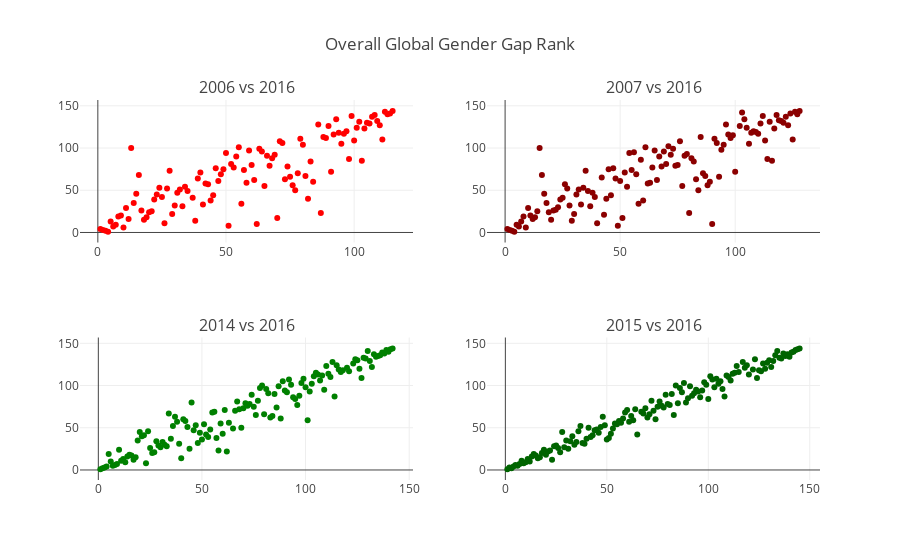

This figure's notebook cell:
### Markdown cell above
# Section 1: General Information

## Comparison of data related to different years

In the plots below, we will compare the ranking of countries in 2016(the last year in the dataset) with the ranking in 2006 to explore the differences between two datasets. We believe that this would provide a general overview of the ranking of countries.

### Code cell
colors=['red','darkred','green','darkgreen']
years=['2006','2007','2014','2015']

f=tools.make_subplots(rows=2,cols=2,
                      subplot_titles=('2006 vs 2016','2007 vs 2016','2014 vs 2016','2015 vs 2016'))

for i in range(0,4):
    if i<2:
        scatter=go.Scatter(dict(x=ranking[years[i]], 
                   y=ranking['2016'], 
                   marker=dict(color=colors[i]),
                   text=ranking['Country Name'],
                   name=years[i]+' vs 2016', 
                   mode='markers'))
        f.append_trace(scatter,1,i+1)
    if 2<=i<4:
        scatter=go.Scatter(dict(x=ranking[years[i]], 
                   y=ranking['2016'], 
                   marker=dict(color=colors[i]),
                   text=ranking['Country Name'],
                   name=years[i]+' vs 2016', 
                   mode='markers'))
        f.append_trace(scatter,2,i-1)


f['layout'].update(dict(title='Overall Global Gender Gap Rank'),showlegend=False)
iplot(f)

### Figure 1 — Plotly figure (JSON) as saved in the notebook; plotly's stock layout.template omitted (floating-point values rounded to 4 significant figures; data arrays with more than 128 entries replaced by an {"elided": "..."} marker saying what was removed)
{"data": [{"marker": {"color": "red"}, "mode": "markers", "name": "2006 vs 2016", "text": {"elided": "148 str values"}, "type": "scatter", "x": {"elided": "148 int values"}, "xaxis": "x1", "y": {"elided": "148 int values"}, "yaxis": "y1"}, {"marker": {"color": "darkred"}, "mode": "markers", "name": "2007 vs 2016", "text": {"elided": "148 str values"}, "type": "scatter", "x": {"elided": "148 int values"}, "xaxis": "x2", "y": {"elided": "148 int values"}, "yaxis": "y2"}, {"marker": {"color": "green"}, "mode": "markers", "name": "2014 vs 2016", "text": {"elided": "148 str values"}, "type": "scatter", "x": {"elided": "148 int values"}, "xaxis": "x3", "y": {"elided": "148 int values"}, "yaxis": "y3"}, {"marker": {"color": "darkgreen"}, "mode": "markers", "name": "2015 vs 2016", "text": {"elided": "148 str values"}, "type": "scatter", "x": {"elided": "148 int values"}, "xaxis": "x4", "y": {"elided": "148 int values"}, "yaxis": "y4"}], "layout": {"annotations": [{"font": {"size": 16}, "showarrow": false, "text": "2006 vs 2016", "x": 0.225, "xanchor": "center", "xref": "paper", "y": 1, "yanchor": "bottom", "yref": "paper"}, {"font": {"size": 16}, "showarrow": false, "text": "2007 vs 2016", "x": 0.775, "xanchor": "center", "xref": "paper", "y": 1, "yanchor": "bottom", "yref": "paper"}, {"font": {"size": 16}, "showarrow": false, "text": "2014 vs 2016", "x": 0.225, "xanchor": "center", "xref": "paper", "y": 0.375, "yanchor": "bottom", "yref": "paper"}, {"font": {"size": 16}, "showarrow": false, "text": "2015 vs 2016", "x": 0.775, "xanchor": "center", "xref": "paper", "y": 0.375, "yanchor": "bottom", "yref": "paper"}], "showlegend": false, "title": "Overall Global Gender Gap Rank", "xaxis1": {"anchor": "y1", "domain": [0, 0.45]}, "xaxis2": {"anchor": "y2", "domain": [0.55, 1]}, "xaxis3": {"anchor": "y3", "domain": [0, 0.45]}, "xaxis4": {"anchor": "y4", "domain": [0.55, 1]}, "yaxis1": {"anchor": "x1", "domain": [0.625, 1]}, "yaxis2": {"anchor": "x2", "domain": [0.625, 1]}, "yaxis3": {"anchor": "x3", "domain": [0, 0.375]}, "yaxis4": {"anchor": "x4", "domain": [0, 0.375]}}}
